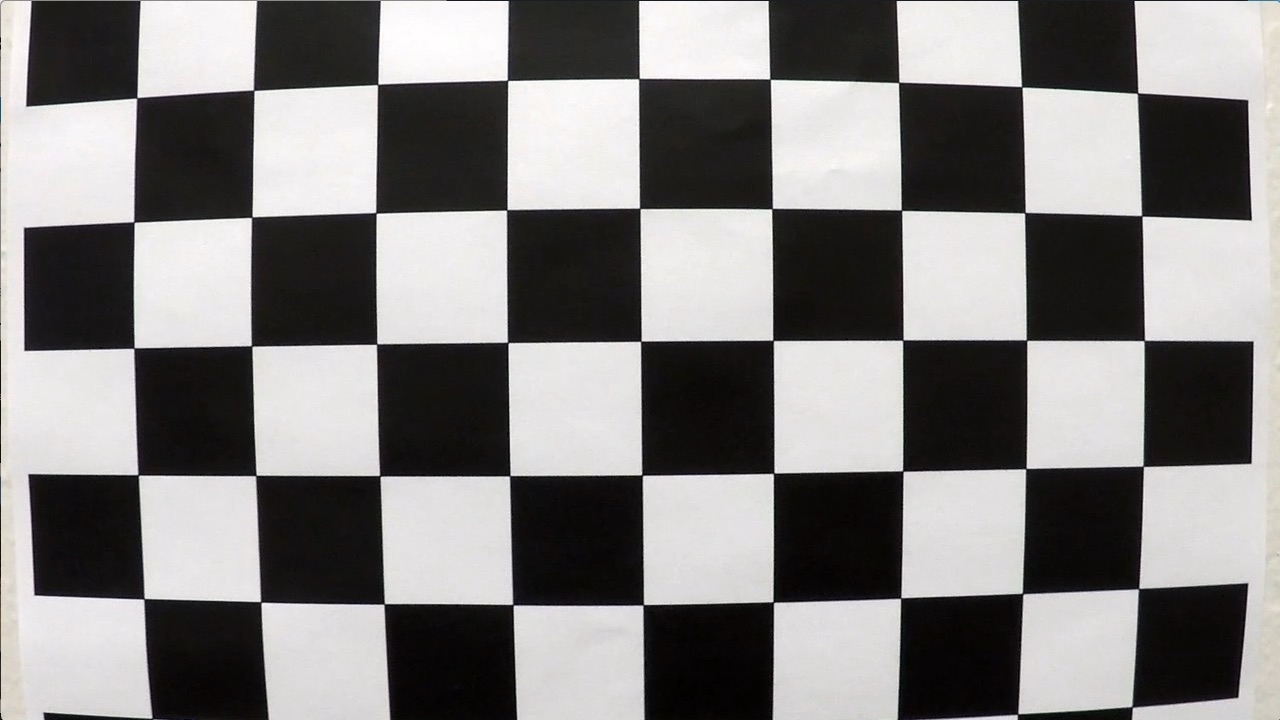
#> input picture camera_cal/calibration1.jpg, 1280 x 720 px; its folder holds 5 pictures in this run
$ jupyter execute --allow-errors solution.ipynb   (shell and % lines are left out)   (older library calls are emulated)
#> lines starting #> are read from the running program, lines starting #| are printed output that depends on the picture; after the words box and inside, x2 and y2 are one past the last pixel; in counts of white or black regions, pixels touching at a corner belong together
# Advanced Lane Finding
##  Camera Calibration

[cell 1]
import numpy as np
import cv2
import matplotlib.pyplot as plt
import matplotlib.image as mpimg
import glob
import pickle

[cell 2]
# prepare object points
nx = 9# Number of inside corners in x
ny = 6# Number of inside corners in y

# Make a list of calibration images
images = glob.glob("camera_cal/calibration*.jpg")
# Create empty list of objPoints
objpoints = []
imgpoints = []
objp = np.zeros((nx*ny,3), np.float32)
objp[:,:2] = np.mgrid[0:nx,0:ny].T.reshape(-1,2) # x, y coordinates

for filename in images:

    img = cv2.imread(filename)
#> img is the input picture: shape (720, 1280, 3); mean B, G, R 127.8, 128.4, 130.1

    # Convert to grayscale
    gray = cv2.cvtColor(img, cv2.COLOR_BGR2GRAY)

    # Find the chessboard corners
    ret, corners = cv2.findChessboardCorners(gray, (nx, ny), None)
#> ret = False; corners = None

    # If found, draw corners
    if ret == True:
        imgpoints.append(corners)
        objpoints.append(objp)
        # Draw and display the corners
        cv2.drawChessboardCorners(img, (nx, ny), corners, ret)
        plt.imshow(img)
#> pass 2 of the loop `for filename in images:`:
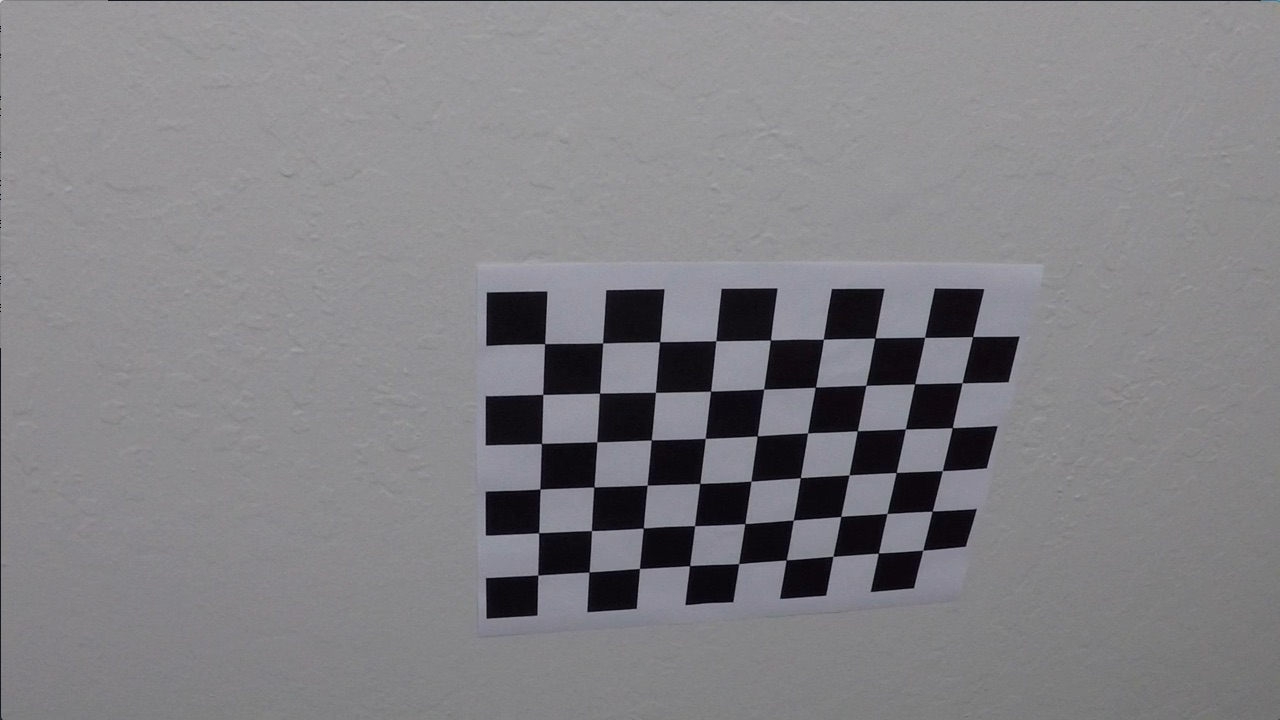
#> input picture camera_cal/calibration10.jpg, 1280 x 720 px
#> img is the input picture: shape (720, 1280, 3); mean B, G, R 133.1, 129.4, 130.2
#> ret = True; corners = 54 rows, first 8: [545.3, 343.1], [602.7, 342.8], [660.1, 341.3], [715.8, 340.7], [770.6, 340], [823.5, 339.2], [874.3, 338.5], [925.1, 337.4]
#> `cv2.drawChessboardCorners(img, (nx, ny), corners, ret)`:
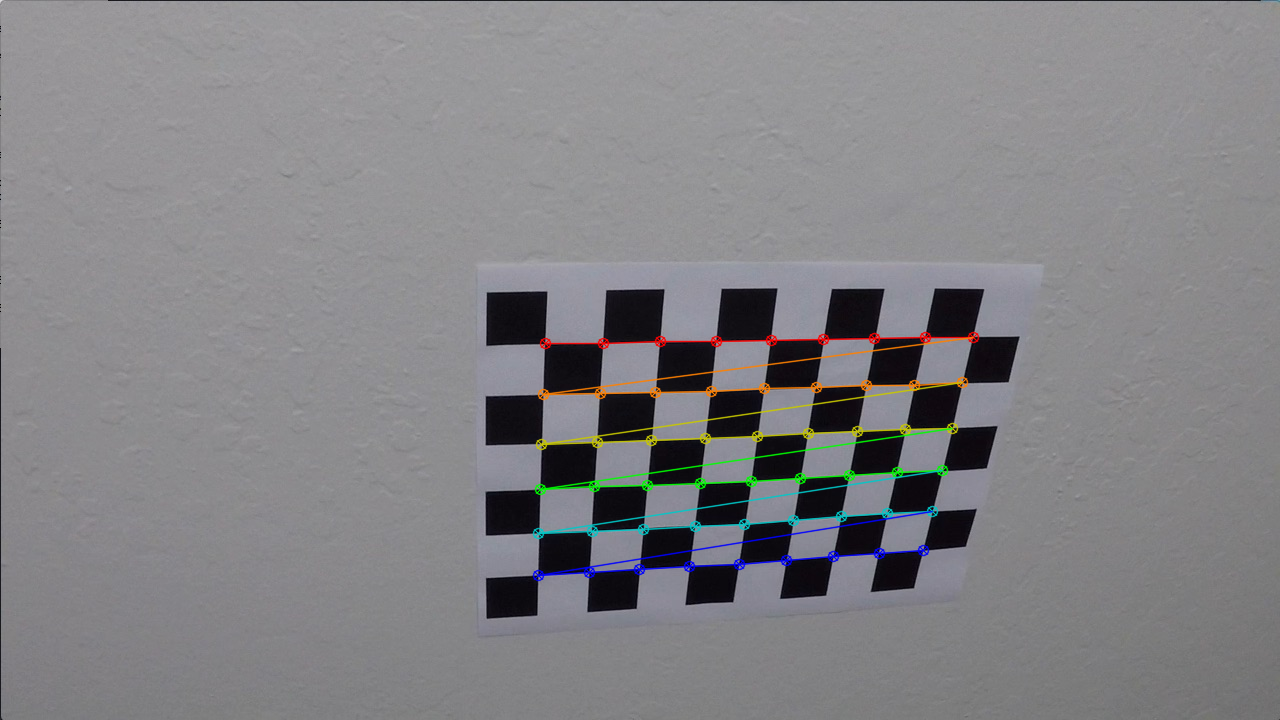
#> img: shape (720, 1280, 3); 1.91% of pixels changed, all inside (x1, y1, x2, y2) = (532, 331, 980, 582)
#> pass 3 of the loop `for filename in images:`:
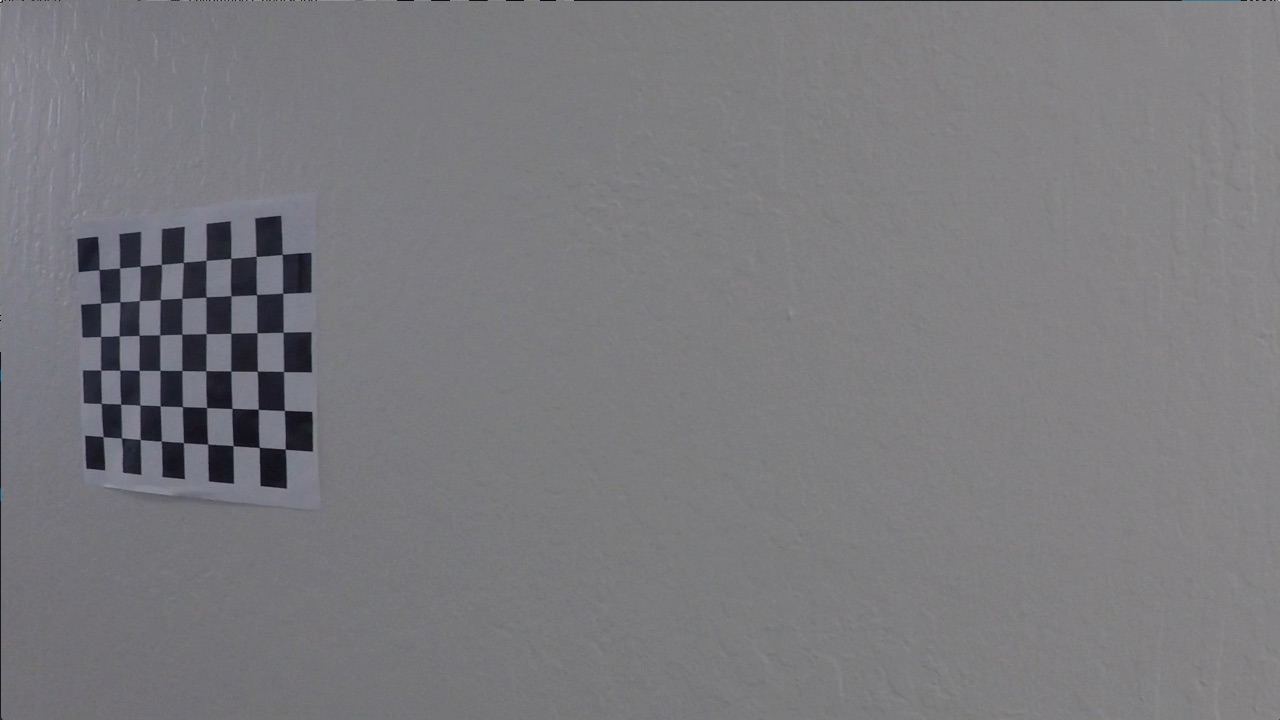
#> input picture camera_cal/calibration11.jpg, 1280 x 720 px
#> img is the input picture: shape (720, 1280, 3); mean B, G, R 125.2, 121.7, 122.2
#> corners = 54 rows, first 8: [99.22, 269.6], [119.6, 268], [140.1, 266.1], [161.3, 264.5], [183.3, 262.5], [206.1, 260.3], [230.7, 258.2], [256.2, 256.3]
#> `cv2.drawChessboardCorners(img, (nx, ny), corners, ret)`:
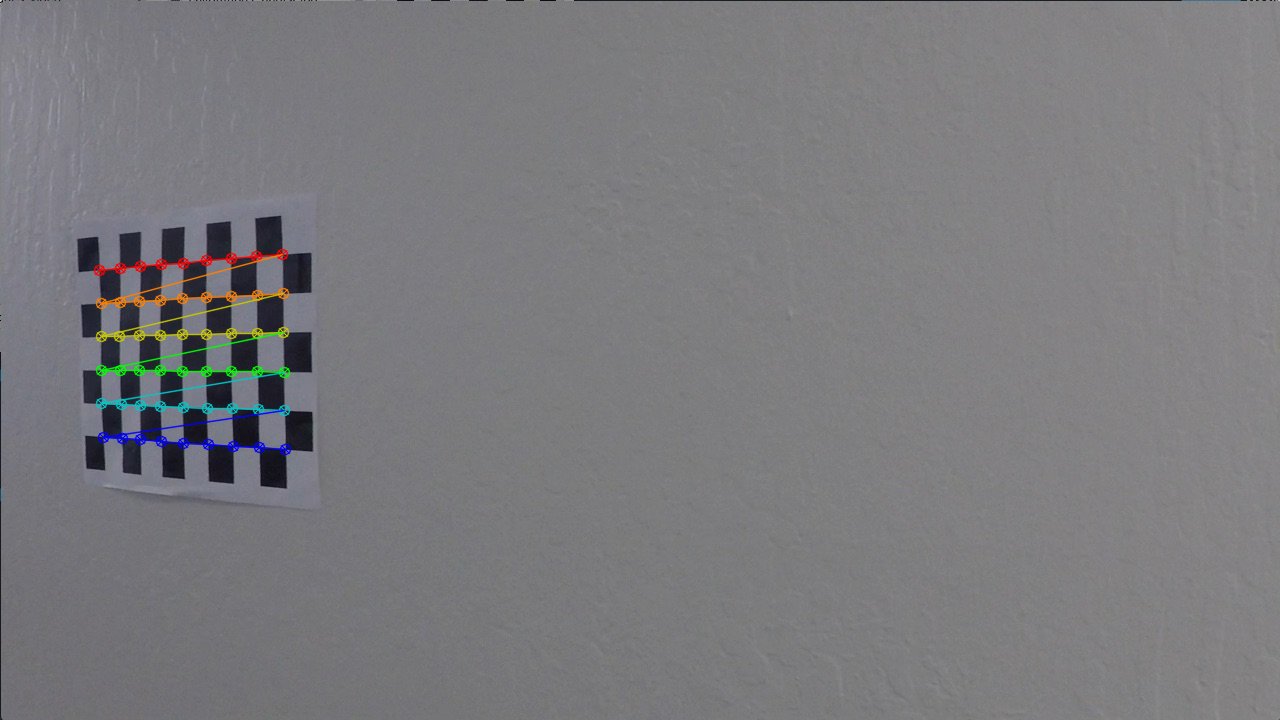
#> img: shape (720, 1280, 3); 1.11% of pixels changed, all inside (x1, y1, x2, y2) = (93, 248, 292, 456)
#> the loop made 5 passes; the first 3 are shown

img_size = (img.shape[1], img.shape[0])
#> img_size = (1280, 720)
# Do camera calibration given object points and image points
ret, mtx, dist, rvecs, tvecs = cv2.calibrateCamera(objpoints, imgpoints, img_size,None,None)
print('Success: Calibrated camera.')
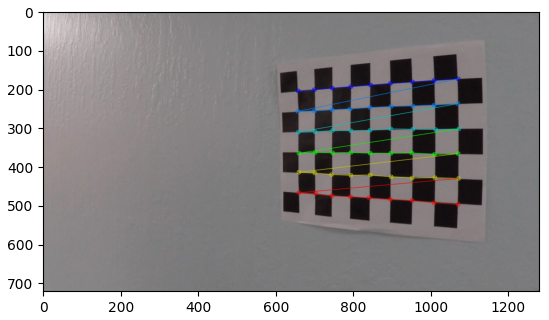
#> figure drawn by matplotlib, 1 panel; B, G, R data is drawn as R, G, B

##  Undistort an image

[cell 3]
def undistort(img_, mtx_, dist_):
    return cv2.undistort(img_, mtx_, dist_, None, mtx_)

# Test undistortion on an image
img = cv2.imread('camera_cal/calibration4.jpg')
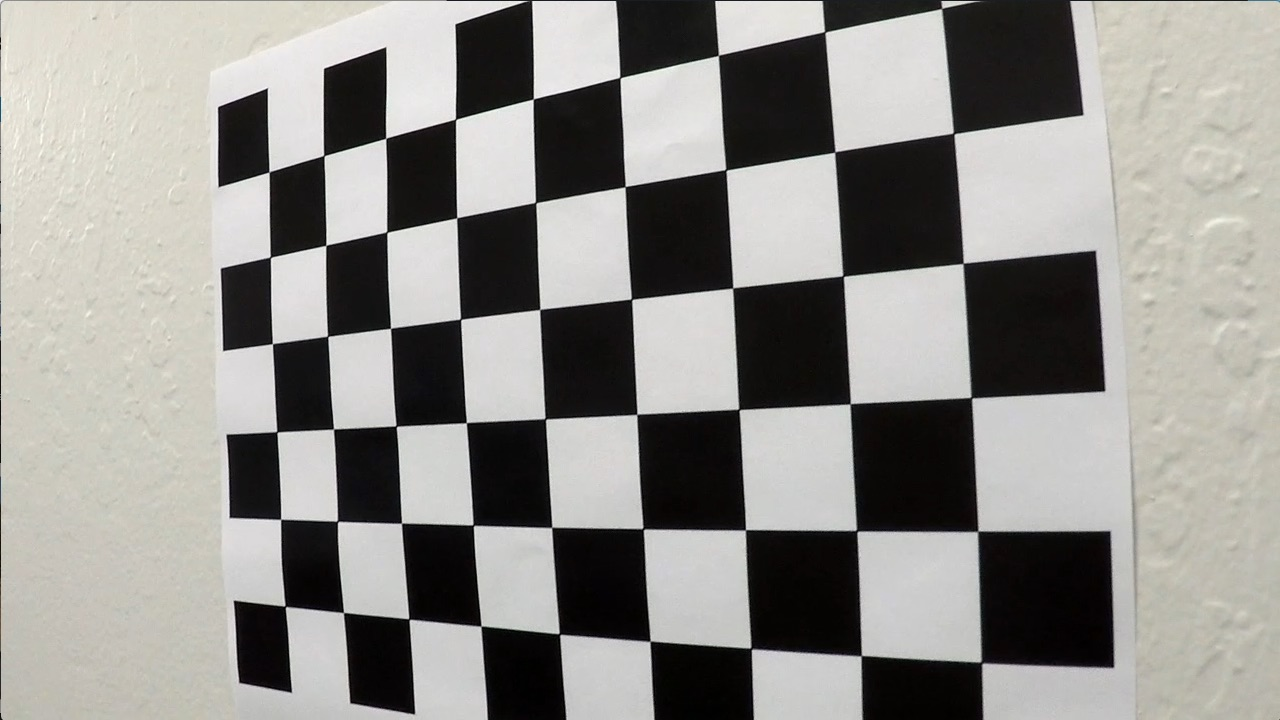
#> input picture camera_cal/calibration4.jpg, 1280 x 720 px
#> img is the input picture: shape (720, 1280, 3); mean B, G, R 138.8, 142.7, 144.2
img_undistort = undistort(img,mtx, dist)
#> in undistort, `return cv2.undistort(img_, mtx_, dist_, None, mtx_)`:
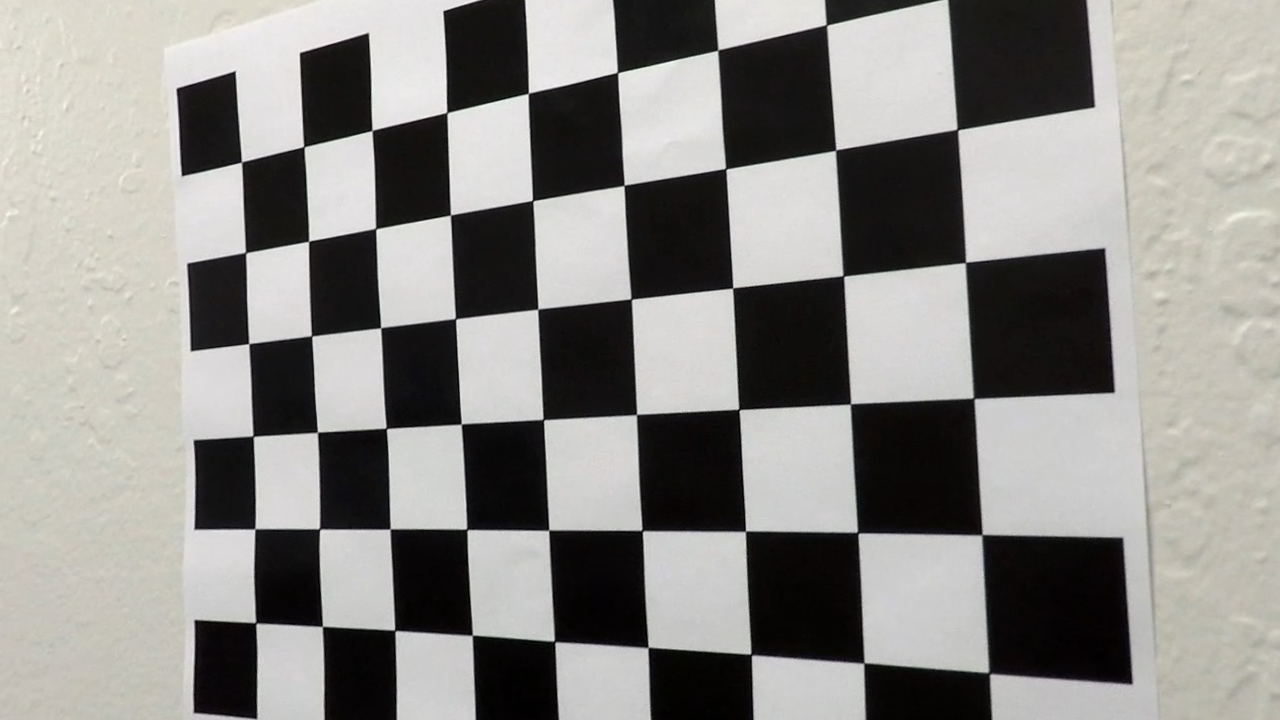
#> returned value: shape (720, 1280, 3); mean of channels 0, 1, 2 135.5, 138.9, 140.3; drawn as B, G, R

# Visualize undistortion
f, (ax1, ax2) = plt.subplots(1, 2, figsize=(20,10))
ax1.imshow(img)
ax1.set_title('Original Image')
ax2.imshow(img_undistort)
ax2.set_title('Undistorted Image')
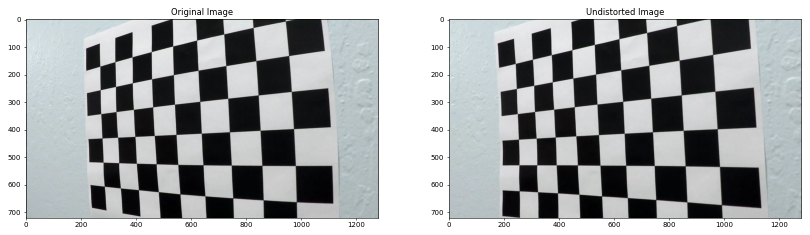
#> figure drawn by matplotlib, 2 panels; B, G, R data is drawn as R, G, B

[cell 4]
raw = cv2.imread("test_images/test3.jpg.png")

#> (the rest of this cell did not finish here and is left out)

## Create a thresholded binary image

[cell 5]
# Defind a function that takes image and kernel size
# [67 lines left out: functions apply_thresholds, apply_threshold_v2, region_of_interest, not called in this run]
# A pipeline for creating a thresholded binary image inside region of interest
combined_binary = 0
def binary_pipeline(raw_image):
    image = cv2.undistort(raw_image, mtx, dist, None, mtx)
    imshape = raw_image.shape

    height = raw_image.shape[0]
    offset = 50
    offset_height = height - offset
    half_frame = raw_image.shape[1] // 2
    steps = 6
    pixels_per_step = offset_height / steps
    window_radius = 200
    medianfilt_kernel_size = 51
    horizontal_offset = 40

    blank_canvas = np.zeros((720, 1280))
    colour_canvas = cv2.cvtColor(blank_canvas.astype(np.uint8), cv2.COLOR_GRAY2RGB)

    xgrad_thresh_temp = (40,100)
    s_thresh_temp=(150,255)

    combined_binary = apply_threshold_v2(image, xgrad_thresh=xgrad_thresh_temp, s_thresh=s_thresh_temp)


    vertices = np.array([[(0,imshape[0]),(550, 450), (700, 450), (imshape[1],imshape[0])]], dtype=np.int32)
    combined_binary_region_of_interest = region_of_interest(combined_binary,vertices)
    return combined_binary_region_of_interest

#> (the rest of this cell did not finish here and is left out)

- img_size:  (1280, 720)
- src = np.float32(
    [[(img_size[0] / 2) - 55, img_size[1] / 2 + 100],
    [((img_size[0] / 6) - 10), img_size[1]],
    [(img_size[0] * 5 / 6) + 60, img_size[1]],
    [(img_size[0] / 2 + 55), img_size[1] / 2 + 100]])
- dst = np.float32(
    [[(img_size[0] / 4), 0],
    [(img_size[0] / 4), img_size[1]],
    [(img_size[0] * 3 / 4), img_size[1]],
    [(img_size[0] * 3 / 4), 0]])

## Unwrap image and generate bird eye view

#> (a cell that did not finish here is left out)

## Finding the lines

[cell 7]
# [134 lines left out: function histogram_pixels, not called in this run]

[cell 8]
# [18 lines left out: function get_pixel_in_window, not called in this run]

[cell 9]
# [20 lines left out: function collapse_into_single_arrays, not called in this run]

[cell 10]
# [7 lines left out: function fit_second_order_poly, not called in this run]

[cell 11]
from scipy import signal

# Histogram and get pixels in window

#> (the rest of this cell did not finish here and is left out)

[cell 12]
# [15 lines left out: function draw_poly, not called in this run]

[cell 13]
# [4 lines left out: function lane_poly, not called in this run]

[cell 14]
# Draw a black canvas with detected lanes
black_canvas=np.zeros((720, 1280))
#> (the rest of this cell did not finish here and is left out)

[cell 15]
# [8 lines left out: function highlight_lane_line_area, not called in this run]

[cell 16]
def evaluate_poly(indep, poly_coeffs):
    return poly_coeffs[0]*indep**2 + poly_coeffs[1]*indep + poly_coeffs[2]

[cell 17]
# Highlight the area within the detected lanes

trace = cv2.cvtColor(black_canvas.astype(np.uint8), cv2.COLOR_GRAY2RGB)
#> trace: shape (720, 1280, 3); every value is 0
#> (the rest of this cell did not finish here and is left out)
